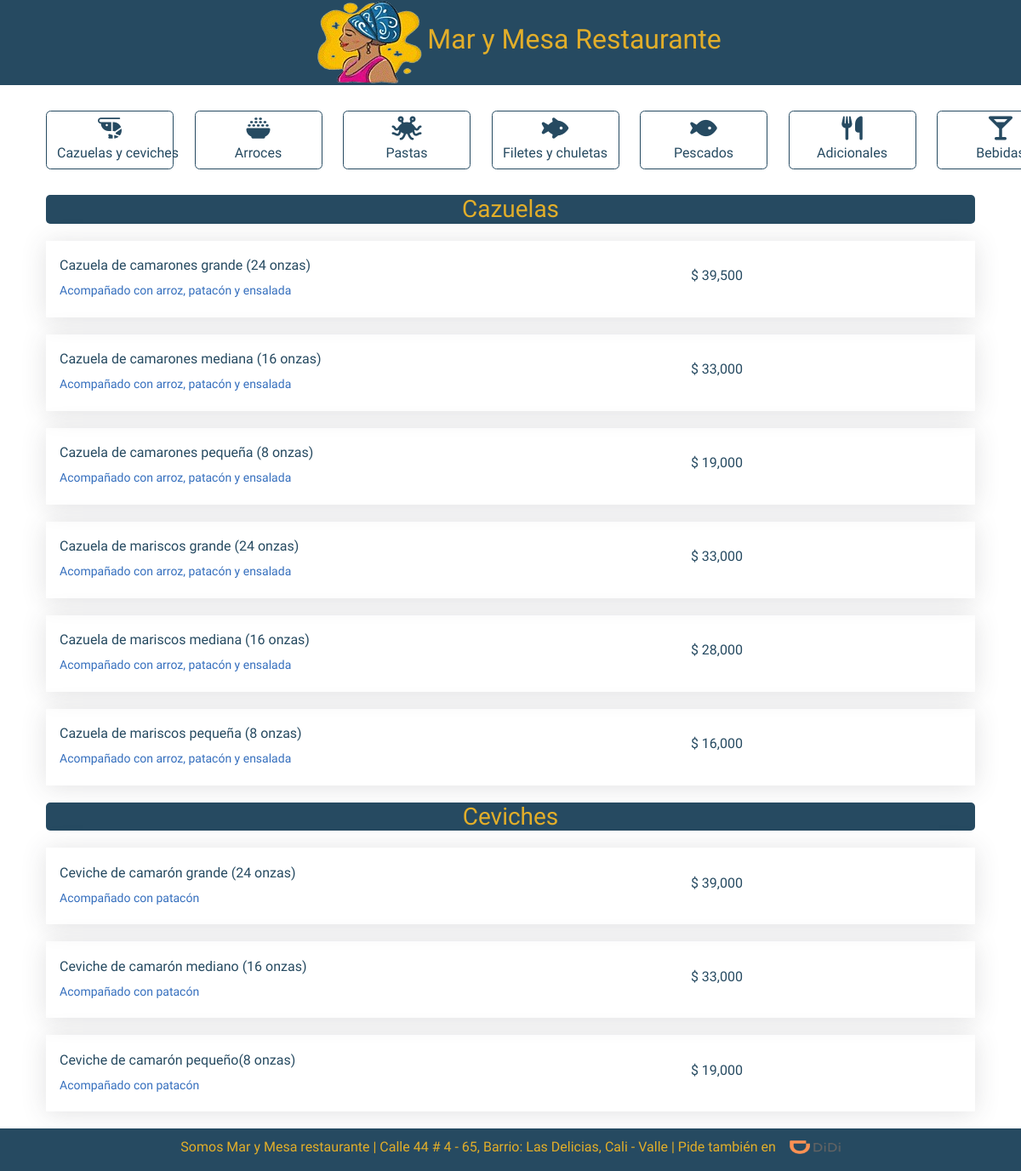
The page /letter/ on the database its author committed.
### applications/menu/models.py (models this page shows, shortened)
class Dishes(models.Model):
    dishes = models.ForeignKey(CatalogsTypesDishes, on_delete=models.CASCADE, verbose_name='Tipo de plato')
    nombre = models.CharField( max_length=50, verbose_name='nombre')
    description = models.CharField(max_length=400, null=True, blank=True)
    costo = models.DecimalField(max_digits= 25, decimal_places=0, default=0)

### applications/menu/views.py (the view)
class DishesListview(ListView):
    model = Dishes
    template_name = 'menu/dishes_list.html'
    context_object_name = 'dishes'
    def get_queryset(self):
        data = []
        data_prin = Dishes.objects.all().order_by("nombre")
        for i in data_prin:
            data_json = {"tipo": str(i.dishes.tipe), "nombre": i.nombre,"description":i.description, "costo": f'$ {i.costo:,.0f}'}
            data.append(data_json)
        queryset = data
        return queryset

### templates/menu/dishes_list.html (shortened to what this page needs)
{% load static %}
<!DOCTYPE html>
<html lang="es">
<head>
    <link href="{% static 'fontawesomefree/css/fontawesome.css' %}" rel="stylesheet" type="text/css">
    <link href="{% static 'fontawesomefree/css/brands.css' %}" rel="stylesheet" type="text/css">
    <link href="{% static 'fontawesomefree/css/solid.css' %}" rel="stylesheet" type="text/css">
    <link rel="stylesheet" href="{% static 'css/fonts.css' %}" type="text/css">
    <link rel="stylesheet" href="{% static 'css/styles.css' %}" type="text/css">
    <link rel="stylesheet" href="{% static 'css/dataquery.css' %}" type="text/css">
    <link rel="stylesheet" href="{% static 'css/main.css' %}" type="text/css" />
    <link rel="stylesheet" href="{% static 'css/unique.css' %}" type="text/css">
</head>
<body>
    <div class="base">
        <div class="encabezado">
            <img src="{% static 'img/marymesasinfondo.png' %}" >
            <h2>Mar y Mesa Restaurante</h2>
        </div>
        <div class="container-fluid scrollmenu">
            <button class="btn btn-outline-info" type="button" id="cazuelas">
                <div>
                    <i class="fa-solid fa-shrimp"></i>
                </div>
                <div>
                    Cazuelas y ceviches
                </div>
            </button>
            <button class="btn btn-outline-info" type="button" id="arroces">
                <div>
                    <i class="fa-solid fa-bowl-rice"></i>
                </div>
                <div>
                    Arroces
                </div>
            </button>
            <button class="btn btn-outline-info" type="button" id="Pastas">
                <div>
                    <i class="fa-solid fa-spaghetti-monster-flying"></i>
                </div>
                <div>
                    Pastas
                </div>
            </button>
            <button class="btn btn-outline-info" type="button" id="filetes">
                <div>
                    <i class="fa-solid fa-fish-fins"></i>
                </div>
                <div>
                    Filetes y chuletas
                </div>
            </button>
            <button class="btn btn-outline-info" type="button" id="Pescado">
                <div>
                    <i class="fa-solid fa-fish"></i>
                </div>
                <div>
                    Pescados
                </div>
            </button>
            <button class="btn btn-outline-info" type="button" id="adicionales">
                <div>
                    <i class="fa-solid fa-utensils"></i>
                </div>
                <div>
                    Adicionales
                </div>
            </button>
            <button class="btn btn-outline-info" type="button" id="bebidas">
                <div>
                    <i class="fa-solid fa-martini-glass"></i>
                </div>
                <div>
                    Bebidas
                </div>
            </button>
        </div>
        <div class="container menu-menu">
            <div class="tab-content" id="nav-tabContent">
                <div class="menu-uno tab-pane fade show active">
                    <div class="menu-menu-tittle">
                        <h3>Cazuelas</h3>
                    </div>
                    <div class="menu-menu-cont">
                        {% for i in dishes %}
                        {% if i.tipo  == "Cazuelas" %}
                        <div class="plato-carta shadow">
                            <div class="title-plato-carta">
                            <h6>{{i.nombre}}</h6>
                            {% if i.description %}
                            <span>{{i.description}}</span>
                            {% endif %}
                            </div>
                            <div class="precio-plato-carta">
                            <h6>{{i.costo}}</h6>
                            </div>
                        </div>
                        {% endif %}
                        {% endfor %}
                    </div>
                    <div class="menu-menu-tittle">
                        <h3>Ceviches</h3>
                    </div>
                    <div class="menu-menu-cont">
                        {% for i in dishes %}
                        {% if i.tipo  == "Ceviches" %}
                        <div class="plato-carta shadow">
                            <div class="title-plato-carta">
                            <h6>{{i.nombre}}</h6>
                            {% if i.description %}
                            <span>{{i.description}}</span>
                            {% endif %}
                            </div>
                            <div class="precio-plato-carta">
                            <h6>{{i.costo}}</h6>
                            </div>
                        </div>
                        {% endif %}
                        {% endfor %}
                    </div>
                </div>
            </div>
        </div>
        <div class="container-fluid footer">
            <h6>Somos Mar y Mesa restaurante | Calle 44 # 4 - 65, Barrio: Las Delicias, Cali - Valle | Pide también en &nbsp; &nbsp;<img src="{% static 'img/logoDidi.png' %}" width="60" height="16"  ></h6>
        </div>
    </div>
</body>
</html>

### static/css/dataquery.css (style rules this page uses)
:root { --dt-row-selected: 13, 110, 253; --dt-row-selected-text: 255, 255, 255; --dt-row-selected-link: 9, 10, 11; }

### static/css/main.css (style rules this page uses)
:root { --fc-daygrid-event-dot-width: 8px; }
:root { --fc-list-event-dot-width: 10px; --fc-list-event-hover-bg-color: #f5f5f5; }

### static/css/unique.css (style rules this page uses)
:root { --body-color: #e3e7e3; --white-color: #ffffff; --yellow-color: #e2ae2a; --blue-color: #264a61; --blue-clear-color: #004AAD; --pink-color: #ad2262; --coffe-color: #9e7059; --grey-color: #c9cfab; }
.encabezado { justify-content: center; display: flex; width: auto; height: 100px; background: var(--blue-color); align-items: center; }
.encabezado h2 { font-family: 'Protest Riot', sans-serif; color: var(--yellow-color); }
.btn-outline-info { font-family: 'Protest Riot', sans-serif; border-color: var(--blue-color) !important; color: var(--blue-color) !important; margin-right: 20px; width: 150px !important; }
.btn-outline-info i { font-size: 28px; }
div.scrollmenu { margin: 30px; overflow: auto; white-space: nowrap; }
.menu-menu-tittle { background-color: var(--blue-color); color: var(--yellow-color); font-family: 'Protest Riot', sans-serif; justify-content: center; text-align: center; margin-top: 20px; border-radius: 5px; }
.plato-carta { display: flex; align-items: center; border: none; height: 90px; margin-top: 20px; }
.title-plato-carta { font-family: 'Protest Riot', sans-serif; color: var(--blue-color); border-top: none; flex-basis: 60%; padding: 0 1rem; }
.title-plato-carta span { font-family: 'Radley', serif; color: var(--blue-clear-color) !important; opacity: 0.8; font-size: 14px; }
.precio-plato-carta { font-family: 'Protest Riot', sans-serif; color: var(--blue-color); display: flex; flex-basis: 15%; text-align: end; justify-content: end; font-weight: bold; }
.footer { font-family: 'Protest Riot', sans-serif; justify-content: center; display: flex; width: auto; height: 50px; background: var(--blue-color); color: var(--yellow-color); align-items: center; margin-top: 20px; }

### rows shown on the page
Dishes: nombre "Cazuela de camarones grande (24 onzas)", description "Acompañado con arroz, patacón y ensalada"
Dishes: nombre "Cazuela de camarones mediana (16 onzas)", description "Acompañado con arroz, patacón y ensalada"
Dishes: nombre "Cazuela de camarones pequeña (8 onzas)", description "Acompañado con arroz, patacón y ensalada"
Dishes: nombre "Cazuela de mariscos grande (24 onzas)", description "Acompañado con arroz, patacón y ensalada"
Dishes: nombre "Cazuela de mariscos mediana (16 onzas)", description "Acompañado con arroz, patacón y ensalada"
Dishes: nombre "Cazuela de mariscos pequeña (8 onzas)", description "Acompañado con arroz, patacón y ensalada"
Dishes: nombre "Ceviche de camarón grande (24 onzas)", description "Acompañado con patacón"
Dishes: nombre "Ceviche de camarón mediano (16 onzas)", description "Acompañado con patacón"
Dishes: nombre "Ceviche de camarón pequeño(8 onzas)", description "Acompañado con patacón"

### other values the page prints
{{ i.costo }} "$ 39,500" "$ 33,000" "$ 19,000" "$ 33,000" "$ 28,000" "$ 16,000"
{{ i.costo }} "$ 39,000" "$ 33,000" "$ 19,000"
